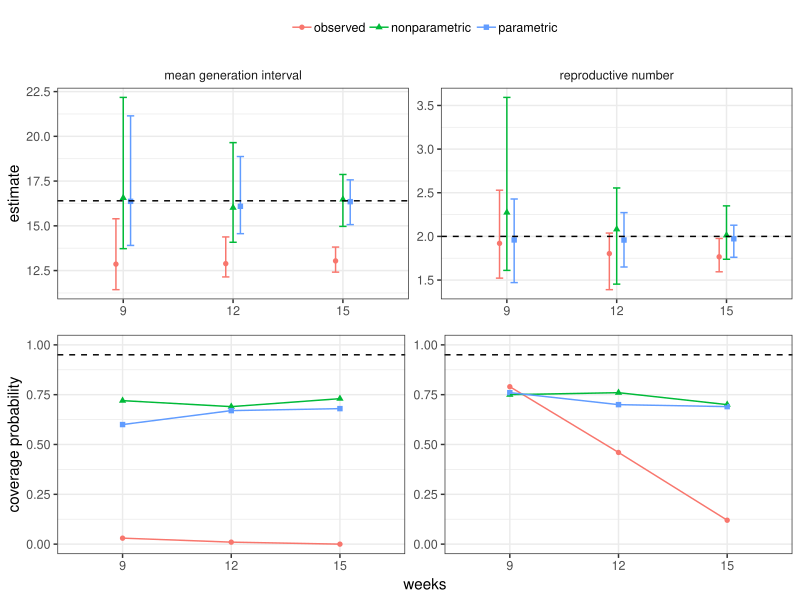

Write the R code that produced this figure.
library(dplyr)
library(tidyr)
library(ggplot2); theme_set(theme_bw())
library(gridExtra)

source("../sim/ebola_param_seminr.R")

dir <- c("../analysis/")
files <- c("seminr_observed.rda", "seminr_nonparametric.rda", "seminr_parametric.rda")

comblist <- vector('list', 3)

for (i in 1:length(files)) {
	load(paste0(dir, files[i]))
	
	comblist[[i]] <- estlist
}

names(comblist) <- c("observed", "nonparametric", "parametric")

combdata <- comblist %>%
	lapply(bind_rows) %>%
	bind_rows(.id="method") %>%
	mutate(method=factor(method, levels=c("observed", "nonparametric", "parametric")),
		   weeks=factor(weeks, levels=3:5*3),
		   type=factor(type, labels=c("mean generation interval", "reproductive number")))

coverdata <- combdata %>%
	group_by(method, type, weeks) %>%
	summarize(coverage=mean(coverage, na.rm=TRUE))

estdata <- combdata %>%
	group_by(method, type, weeks) %>%
	summarize(
		median=median(estimate),
		lwr=quantile(estimate, 0.025),
		upr=quantile(estimate, 0.975)
	) %>%
	filter(!(method=="parametric" & weeks==3))

truedata <- data.frame(
	type=c("mean generation interval", "reproductive number"),
	value=c(true.mean, true.R)
)

g1 <- ggplot(estdata) +
	geom_point(aes(weeks, median, col=method, shape=method), position=position_dodge(width=0.2)) +
	geom_errorbar(aes(weeks, ymin=lwr, ymax=upr, col=method), width=0.2, position=position_dodge(width=0.2)) + 
	geom_hline(data=truedata, aes(yintercept=value), lty=2) +
	scale_y_continuous("estimate") +
	facet_wrap(~type, scale="free_y") +
	theme(
		axis.title.x = element_blank(),
		strip.background = element_blank(),
		legend.position = "top",
		legend.title = element_blank()
	)

g2 <- ggplot(coverdata) +
	geom_point(aes(weeks, coverage, col=method, shape=method)) +
	geom_path(aes(as.numeric(weeks), coverage, col=method)) +
	geom_hline(yintercept=0.95, lty=2) +
	# scale_x_continuous("weeks") +
	scale_y_continuous("coverage probability",limits=c(0, 1)) +
	facet_wrap(~type, scale="free_y") +
	theme(
		strip.background = element_blank(),
		legend.position = "none",
		strip.text = element_blank()
	)

gcomp <- arrangeGrob(g1, g2, heights=c(6, 5))

ggsave("compare_methods.pdf", gcomp, width=8, height=6)
